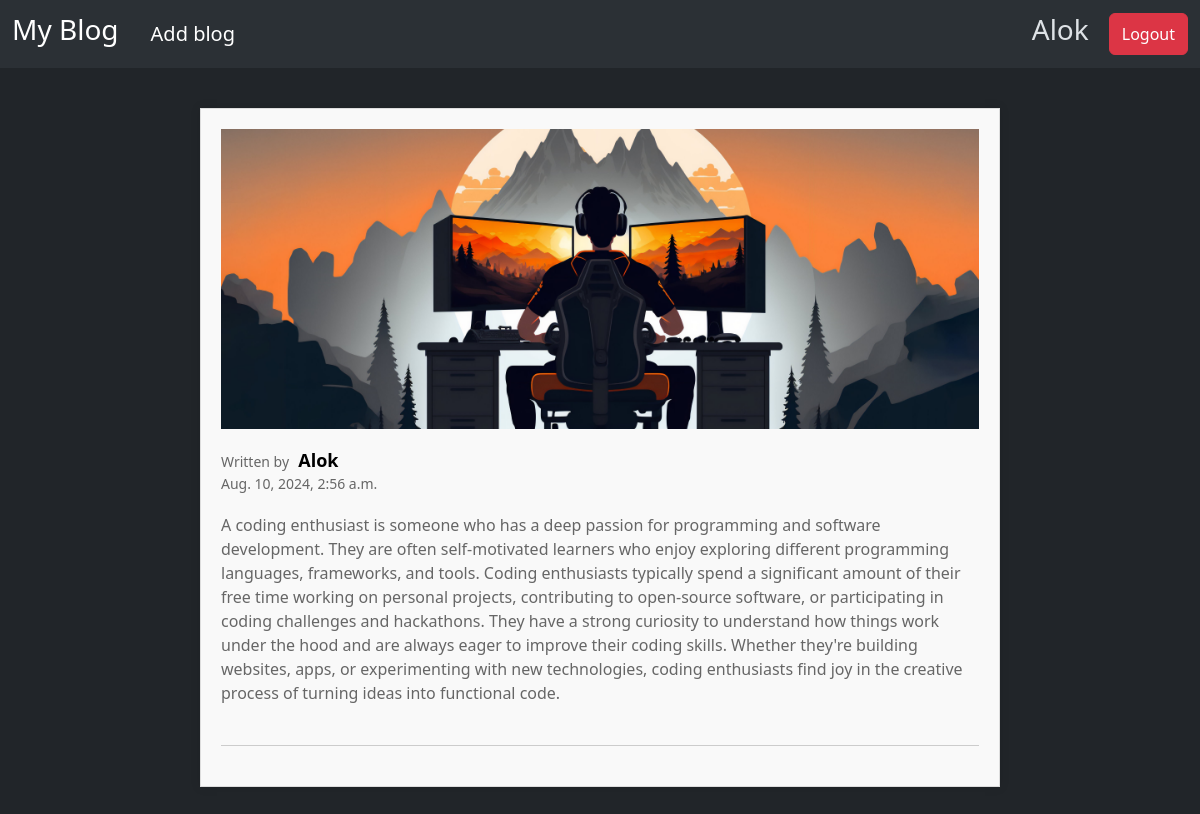
The app's page /1/show_blog/ (signed in) with its own data.
### core/models.py (models this page shows, shortened)
class Blog(models.Model):
    user = models.ForeignKey(User,on_delete=models.CASCADE)
    title = models.CharField(max_length=100)
    image= models.ImageField(upload_to='images/')
    text = models.TextField(max_length=4000)
    date_time = models.DateTimeField(auto_now=True)

### core/views.py (the view)
# urls.py: path('<int:blog_id>/show_blog/',views.show_blog,name="show_blog"),
def show_blog(request ,blog_id):
    blog = get_object_or_404(Blog, pk=blog_id)
    return render(request, 'show_blog.html', {'blog': blog})

### core/templates/show_blog.html
{% extends "layout.html" %}
{% block main %}
<div class="blog-container">
        <div class="blog-post">
            <div class="blog-image">
                <img src="{{ blog.image.url }}" alt="blog image">
            </div>
            <div class="blog-info">
                <span>Written by</span>
                <h2>{{ blog.user.username }}</h2>
                <h6>{{ blog.date_time }}</h6>
            </div>
        <div class="blog-text">
            <p>{{ blog.text }}</p>
        </div>
    </div>
</div>
{% endblock %}

### templates/layout.html (shortened to what this page needs)
{% load static %}
<!DOCTYPE html>
<html lang="en" data-bs-theme="dark">
<head>
    <link href="https://cdn.jsdelivr.net/npm/bootstrap@5.3.3/dist/css/bootstrap.min.css" rel="stylesheet">
    <link rel="stylesheet" href="{% static 'style.css' %}">
</head>
<body>
    <nav class="navbar navbar-expand-lg bg-body-tertiary">
        <div class="container-fluid">
            <a class="navbar-brand" href="{% url 'home' %}"><h3>My Blog</h3></a>
            <a class="navbar-brand mx-3 " href="{% url 'create' %}">Add blog</a>
            <div class="ms-auto d-flex">
                {% block topnev %}
                {% if user.is_authenticated %}
                <h3 class='mx-3'>{{ request.user.username }}</h3>
                <form method="post" action="{% url 'logout'%}" class="d-flex">
                    <button class="btn btn-danger ms-1" type="submit">Logout</button>
                </form>
                {% else %}
                {% if request.path != '/accounts/login/' %}
                <a href="{% url 'login' %}" class="btn btn-primary mx-1">Login</a>
                {% endif %}
                <a href="{% url 'register' %}" class="btn btn-secondary mx-1">Register</a>
                {% endif %}
                {% endblock %}
            </div>
        </div>
    </nav>
    {% block main %}
    {% endblock %}
</body>
</html>

### static/style.css (style rules this page uses)
.blog-container { max-width: 800px; margin: 40px auto; padding: 20px; background-color: #f9f9f9; border: 1px solid #ddd; box-shadow: 0 0 10px rgba(0, 0, 0, 0.1); }
.blog-post { margin-bottom: 20px; padding-bottom: 20px; border-bottom: 1px solid #ccc; }
.blog-image { width: 100%; height: 300px; overflow: hidden; margin-bottom: 20px; }
.blog-image img { width: 100%; height: 100%; object-fit: cover; }
.blog-info { margin-bottom: 20px; }
.blog-info span { font-size: 14px; color: #666; margin-right: 5px; }
.blog-info h2 { font-size: 18px; font-weight: bold; margin-bottom: 5px; color: black; display: inline-block; margin-right: 10px; }
.blog-info h6 { font-size: 14px; color: #666; }
.blog-text { margin-bottom: 20px; }
.blog-text p { font-size: 16px; line-height: 1.5; color: #666; }

### records on screen
Blog: image (picture), user.username "Alok", date_time "Aug. 10, 2024, 2:56 a.m.", text "A coding enthusiast is someone who has a deep passion for programming and software development. They are often self-motivated learners who enjoy exploring different programming languages, frameworks, and tools. Coding enthusiasts typically spend a significant amount of their free time working on personal projects, contributing to open-source software, or participating in coding challenges and hackathons. They have a strong curiosity to understand how things work under the hood and are always eager to improve their coding skills. Whether they're building websites, apps, or experimenting with new technologies, coding enthusiasts find joy in the creative process of turning ideas into…"

### other values on screen
{{ request.user.username }} "Alok"
